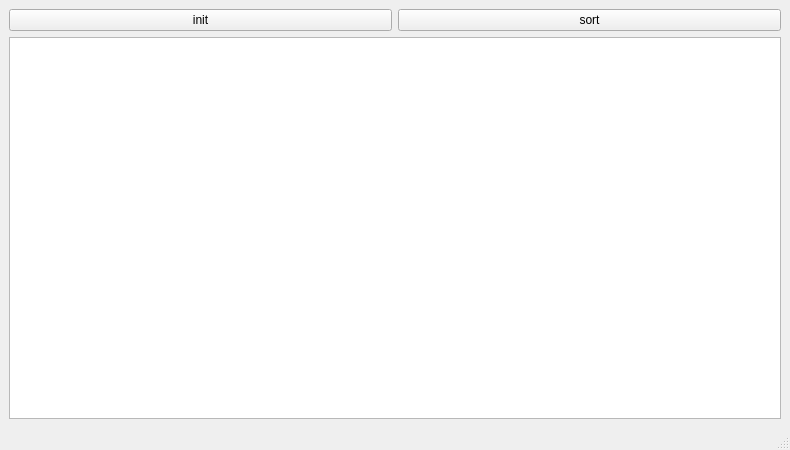
<?xml version="1.0" encoding="UTF-8"?>
<ui version="4.0">
 <class>MainWindow</class>
 <widget class="QMainWindow" name="MainWindow">
  <property name="geometry">
   <rect>
    <x>0</x>
    <y>0</y>
    <width>790</width>
    <height>450</height>
   </rect>
  </property>
  <property name="windowTitle">
   <string>MainWindow</string>
  </property>
  <widget class="QWidget" name="centralwidget">
   <layout class="QGridLayout" name="gridLayout">
    <item row="0" column="0">
     <widget class="QPushButton" name="init">
      <property name="text">
       <string>init</string>
      </property>
     </widget>
    </item>
    <item row="0" column="1">
     <widget class="QPushButton" name="sort">
      <property name="text">
       <string>sort</string>
      </property>
     </widget>
    </item>
    <item row="1" column="0" colspan="2">
     <widget class="QTableWidget" name="tableWidget"/>
    </item>
   </layout>
  </widget>
  <widget class="QMenuBar" name="menubar">
   <property name="geometry">
    <rect>
     <x>0</x>
     <y>0</y>
     <width>790</width>
     <height>23</height>
    </rect>
   </property>
  </widget>
  <widget class="QStatusBar" name="statusbar"/>
 </widget>
 <resources/>
 <connections/>
</ui>
